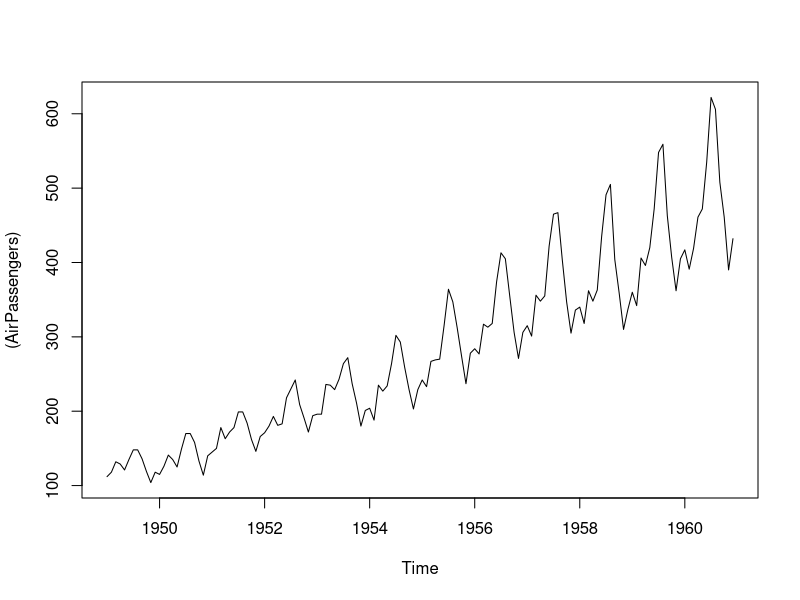
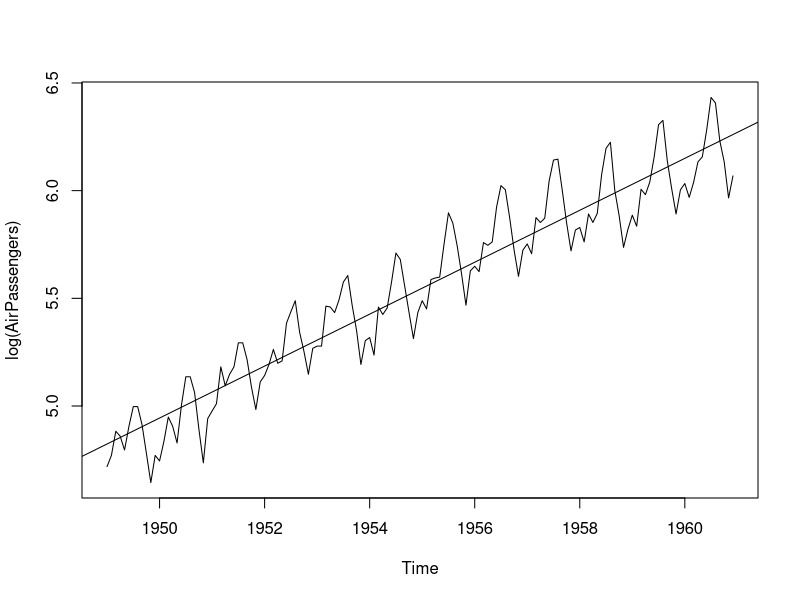
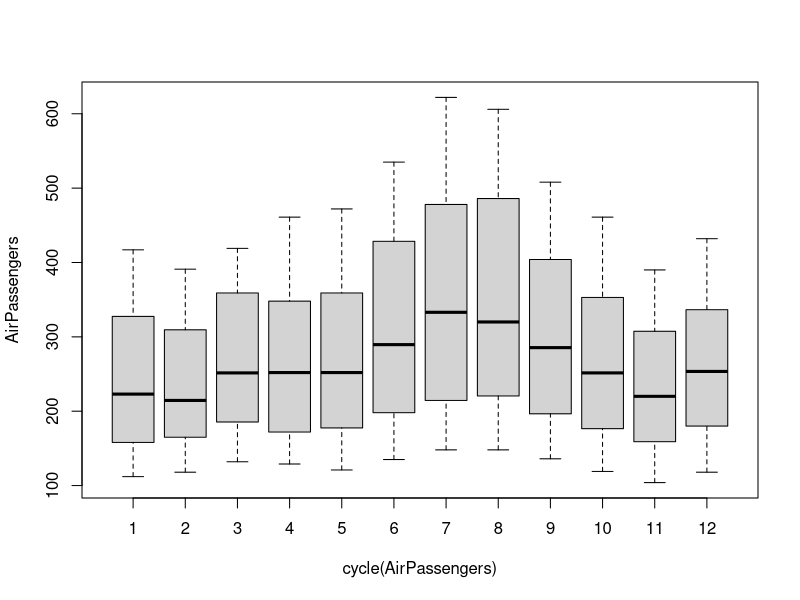
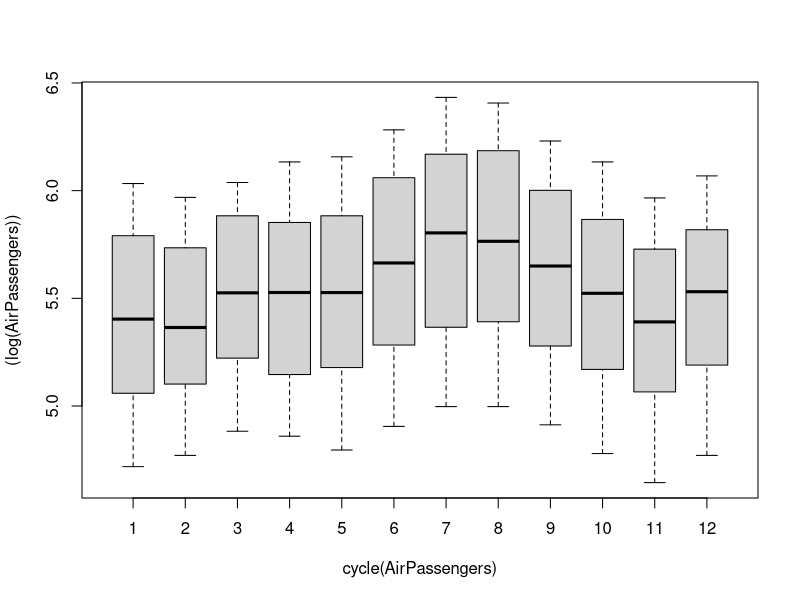
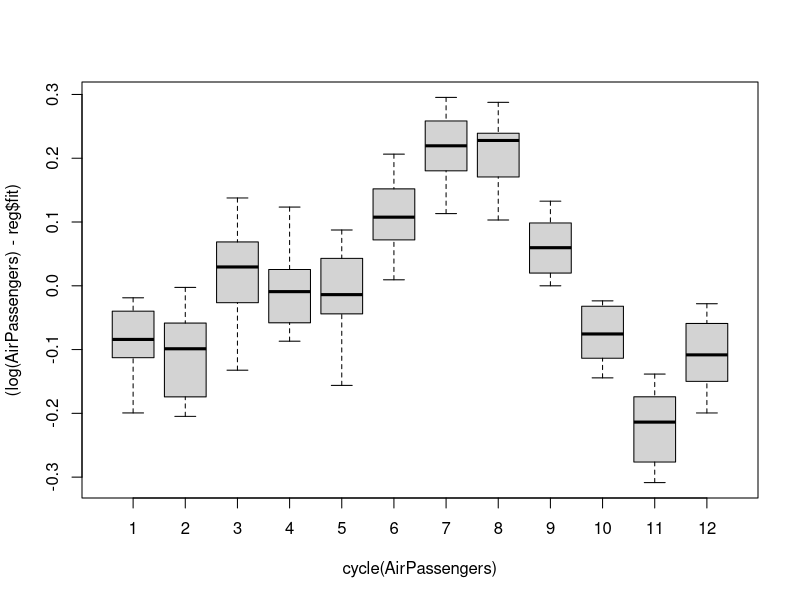
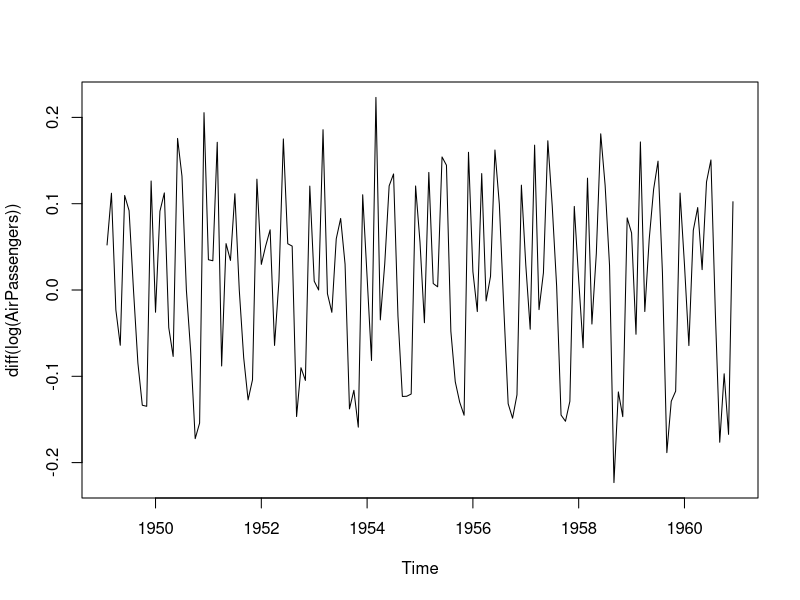
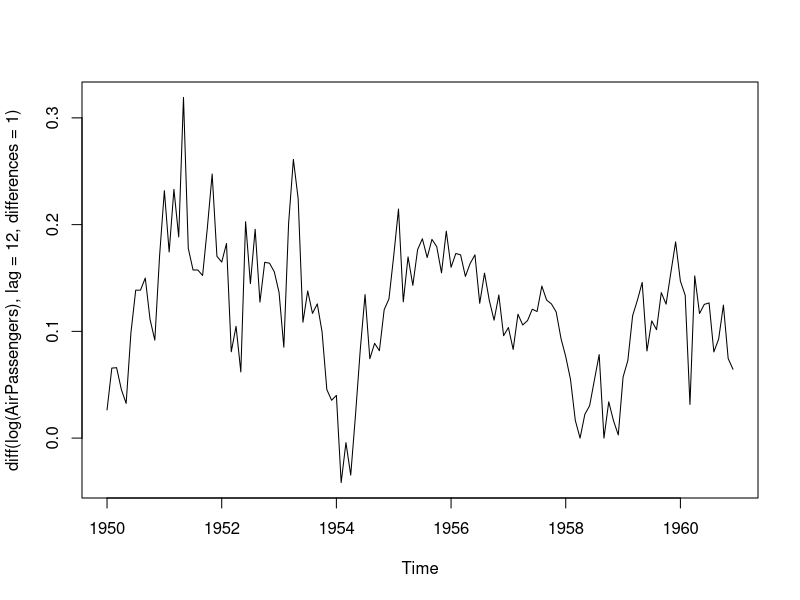
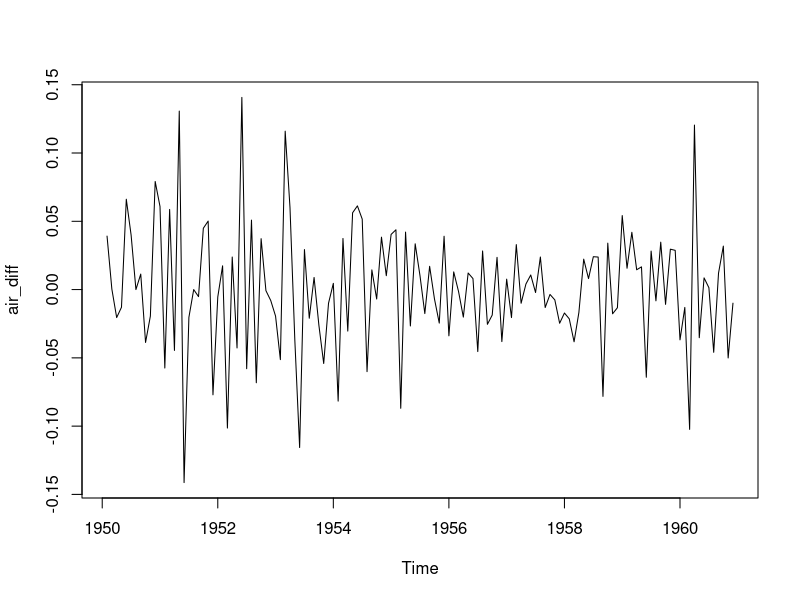

Write R code to recreate these figures, in order.
data(AirPassengers)

# Exploring data is the first step to know whether a series is stationary or not.
AirPassengers
frequency(AirPassengers)
summary(AirPassengers)
plot((AirPassengers))
plot(log(AirPassengers))
# trend estimation using linear regression
reg=lm(log(AirPassengers)~time(AirPassengers))
abline(reg)

# seasonal effect
cycle(AirPassengers)
boxplot(AirPassengers ~cycle(AirPassengers))
boxplot((log(AirPassengers))~cycle(AirPassengers))
boxplot((log(AirPassengers)-reg$fit)~cycle(AirPassengers))


######################################################
# The year on year trend clearly shows that the 
# passengers have been increasing.

######################################################
# The variances of monthly amounts are significantly reduced 
# after taking the logirithm and subtracting the annual trend. 

######################################################
# The mean value in July and August is much higher than 
# the regular months, and the mean value in November and December 
# is much lower than the regular months.


# ARMA model
#install.packages("tseries")
library('tseries')

# stationarity using differencing 
plot(diff(log(AirPassengers)))
plot(diff(log(AirPassengers),lag =12,differences =1))
air_diff=diff(diff(log(AirPassengers),lag =12), differences =1)
plot(air_diff)

# Augmented Dickey-Fuller Test for stationarity
adf.test(air_diff, alternative="stationary", k=0)

# use sample acf function and sample pacf function to estimate the orders of ARMA model
acf(air_diff, 50)
pacf(air_diff, 50)

# acf and pacf plots suggest the residuals after logrithm 
# could be ARIMA(0,1,1)(0,1,1) OR ARIMA(1,1,1)(0,1,1) OR ARIMA(0,1,1)(1,1,1) OR ARIMA(0,1,1)(0,1,1)

# use BIC and AIC criterion to choose the model
ARIMA1 = arima(log(AirPassengers), c(0, 1, 1),seasonal = list(order = c(0, 1, 1), period = 12))
ARIMA2 = arima(log(AirPassengers), c(1, 1, 1),seasonal = list(order = c(0, 1, 1), period = 12))
ARIMA3 = arima(log(AirPassengers), c(1, 0, 1),seasonal = list(order = c(0, 1, 1), period = 12))
ARIMA4 = arima(log(AirPassengers), c(0, 1, 1),seasonal = list(order = c(1, 1, 1), period = 12))
bic = c(BIC(ARIMA1),BIC(ARIMA2),BIC(ARIMA3), BIC(ARIMA4))
aic = c(AIC(ARIMA1),AIC(ARIMA2),AIC(ARIMA3), AIC(ARIMA4))

# Auto ARIMA model choice
#install.packages("forecast")
library("forecast")
auto.arima(log(AirPassengers))

# Prediction 
pred <- predict(ARIMA1, n.ahead = 10*12)
ts.plot(log(AirPassengers),pred$pred, lty = c(1,3),col =c(1,2))
# Another method for forecasting
fore1 <- forecast(ARIMA1, h = 10*12,level = 10)
fore2 <- forecast(ARIMA1, h = 10*12,level = 80)
plot(fore1)
plot(fore2)

# use stl decomposition method

stl_air = stl(log(AirPassengers), "periodic")
plot(stl_air)
#summary(stl_air)

str(stl_air$time.series)
adf.test(stl_air$time.series[,3], alternative="stationary", k=0)

# forecasting 
plot(forecast(stl_air, method="arima",h = 10*12, level = c(80, 95) ))
#plot(forecast(stl_air, method="ets",h = 10*12, level = c(80, 95) ))
